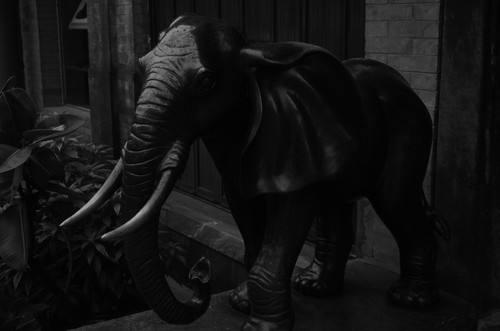
//> input picture data/elephant.jpg, 500 x 331 px
$ ./Elephant   (built with g++ and OpenCV 4)
//> lines starting //> are read from the running program, lines starting //| are printed output that depends on the picture; after the words box and inside, x2 and y2 are one past the last pixel; in counts of white or black regions, pixels touching at a corner belong together
#include <iostream>
#include <opencv2/opencv.hpp>
using namespace cv;
using namespace std;

#define LINEAR_TUNE 0
int main() {
  Mat img = imread("data/elephant.jpg", IMREAD_GRAYSCALE);
//> img is the input picture: 331 rows x 500 cols, CV_8UC1; min 0, max 178, mean 19.5
  imshow("elephant", img);
  if (!img.empty()) {
    //* 1. Mean value, standard deviation
    Scalar meanVal, devVal;
    meanStdDev(img, meanVal, devVal);
//> meanVal = Scalar(19.54); devVal = Scalar(18.44)
    cout << "Mean value is " << meanVal[0] << endl;
//| Mean value is 19.5445
    cout << "Standard deviation is " << devVal[0] << endl;
//| Standard deviation is 18.4392

    //* 2. Histogram
    Mat hist;
    int histSize = 256;
    float range[] = {0, 256};
    const float* histRange[] = { range };
    calcHist(&img, 1, 0, Mat(), hist, 1,
      &histSize, histRange, true, false);
//> hist = 256 values, max 9945 at index 5, min 0 at index 166, mean 646.5

    int histW = 512, histH = 400;
    int binW = cvRound((double)histW / histSize);
    Mat histImg(histH, histW, CV_8UC3, Scalar(0,0,0));
    normalize(hist, hist, 0, histImg.rows, NORM_MINMAX, -1, Mat());
//> hist = 256 values, max 400 at index 5, min 0 at index 166, mean 26
    for (int i = 0; i < histSize; i++) {
      rectangle( histImg, Point( binW*i, histH - 1 ),
        Point( binW*(i+1)-1, histH - cvRound(hist.at<float>(i)) ),
        Scalar(255, 255, 255) );
    }
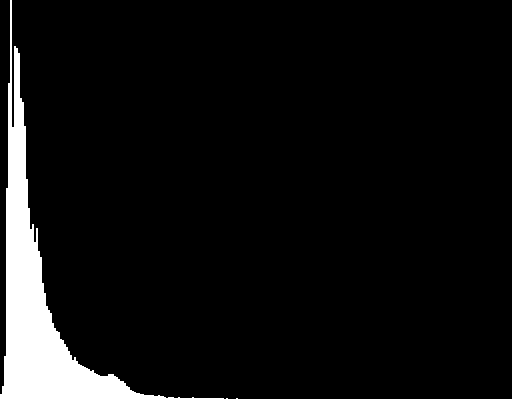
//> histImg: 400 rows x 512 cols, CV_8UC3; 6.6% white; 1 white region, box (x1, y1, x2, y2) and area: (0, 0, 512, 400) 13550
    imshow("Histogram", histImg);
    waitKey();

    //* 3. Linear transform
    double alpha = 1.75, beta = 35.0;
    Mat linearImg = Mat::zeros(img.size(), img.type());
    img.convertTo(linearImg, -1, alpha, beta);
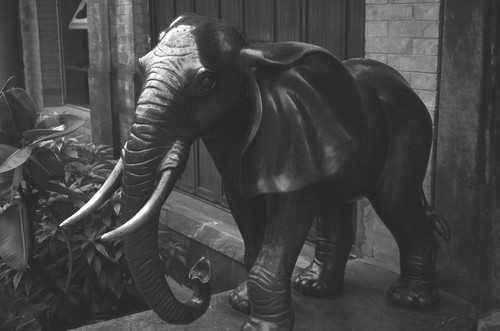
//> linearImg: 331 rows x 500 cols, CV_8UC1; min 35, max 255, mean 69.2
    imshow("Linear transform", linearImg);
#if LINEAR_TUNE == 1
    for (alpha = 1.4; alpha <= 1.7; alpha += 0.05) {
      for (beta = 40.0; beta <= 60.0; beta += 10.0) {
        img.convertTo(linearImg, -1, alpha, beta);
        string name = to_string(alpha) + "-" + to_string(beta);
        imshow(name, linearImg);
      }
    }
#endif
    waitKey();

    //* 4. Gamma transform
    double gamma = 0.5;
    Mat gammaImg = Mat::zeros(img.size(), img.type());
    Mat lookUpTable(1, 256, CV_8U);
    uchar* p = lookUpTable.ptr();
    for (int i = 0; i < 256; i++) {
      p[i] = saturate_cast<uchar>(pow(i / 255.0, gamma) * 255.0);
    }
    LUT(img, lookUpTable, gammaImg);
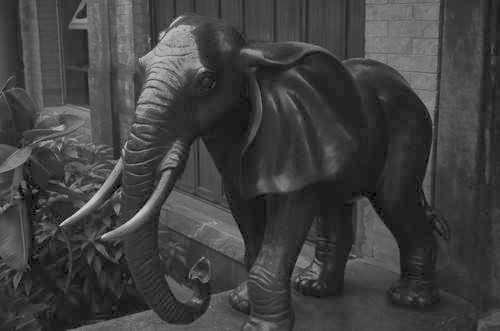
//> gammaImg: 331 rows x 500 cols, CV_8UC1; min 0, max 213, mean 64.7
    imshow("Gamma transform", gammaImg);
    waitKey();

    //* 5. Histogram equalization
    Mat histEqImg;
    equalizeHist(img, histEqImg);
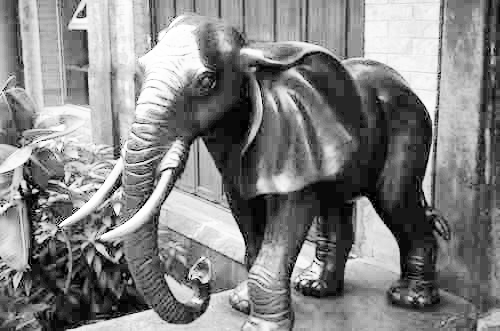
//> histEqImg: 331 rows x 500 cols, CV_8UC1; min 0, max 255, mean 131.3
    imshow("Histogram equalization", histEqImg);

    Mat eqHist;
    Mat eqHistImg(histH, histW, CV_8UC3, Scalar(0,0,0));
    calcHist(&histEqImg, 1, 0, Mat(), eqHist, 1,
      &histSize, histRange, true, false);
//> eqHist = 256 values, max 9945 at index 38, min 0 at index 3, mean 646.5
    normalize(eqHist, eqHist, 0, eqHistImg.rows, NORM_MINMAX, -1, Mat());
//> eqHist = 256 values, max 400 at index 38, min 0 at index 3, mean 26
    for (int i = 0; i < histSize; i++) {
      rectangle( eqHistImg, Point( binW*i, histH - 1 ),
        Point( binW*(i+1)-1, histH - cvRound(eqHist.at<float>(i)) ),
        Scalar(255, 255, 255) );
    }
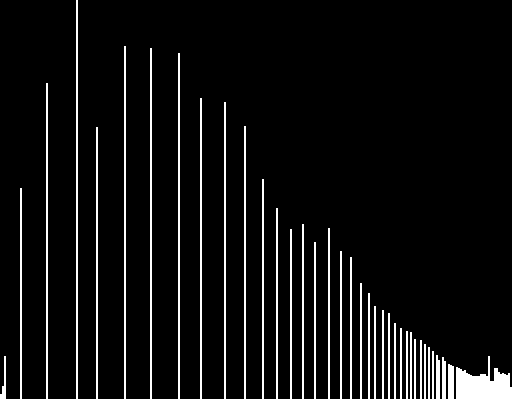
//> eqHistImg: 400 rows x 512 cols, CV_8UC3; 6.7% white in thin lines or dots
    imshow("Histogram after equalization", eqHistImg);
    waitKey();

    //* Store
    imwrite("data/elephant_linear.jpg", linearImg);
    imwrite("data/elephant_gamma.jpg", gammaImg);
    imwrite("data/elephant_histeq.jpg", histEqImg);
    imwrite("data/ele_hist.jpg", histImg);
    imwrite("data/ele_eq_hist.jpg", eqHistImg);
  }
}
